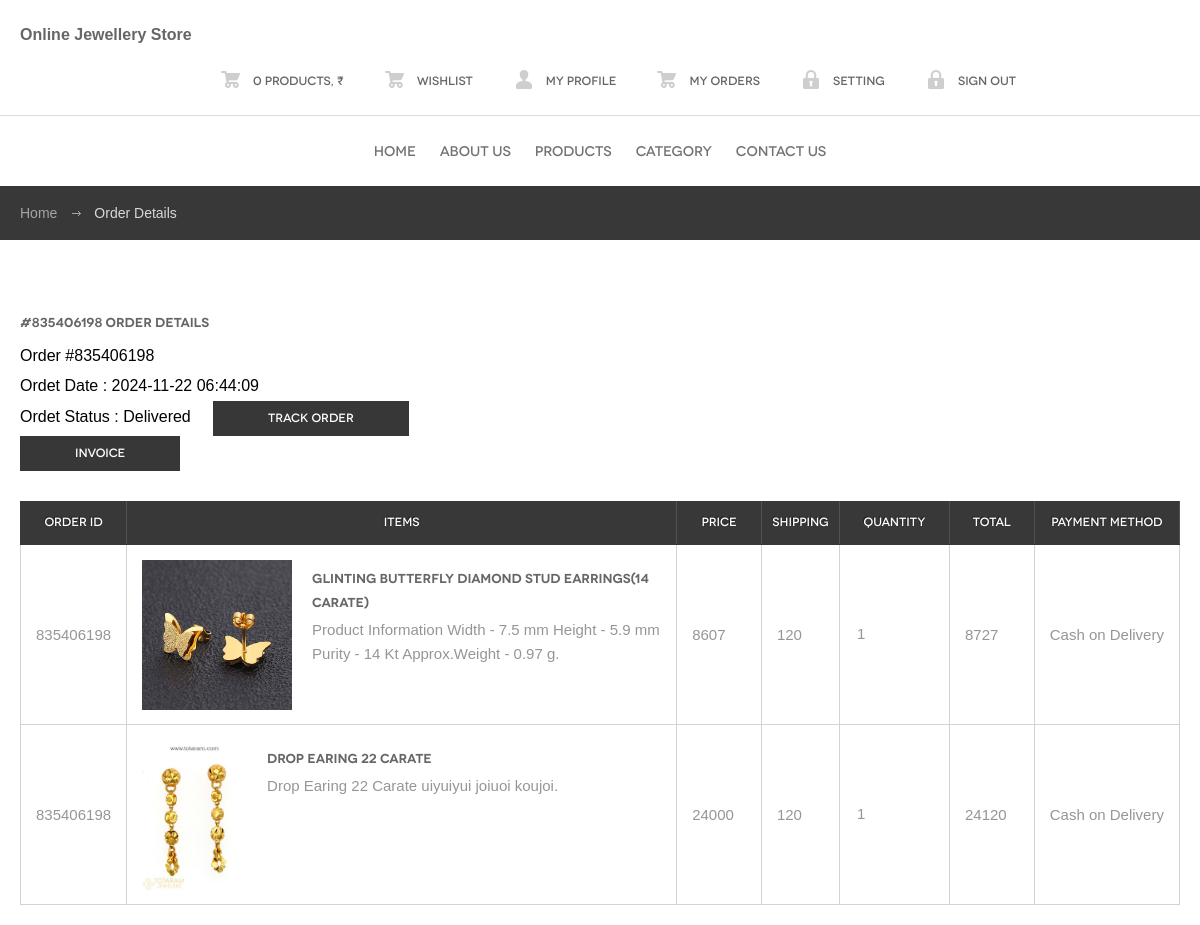
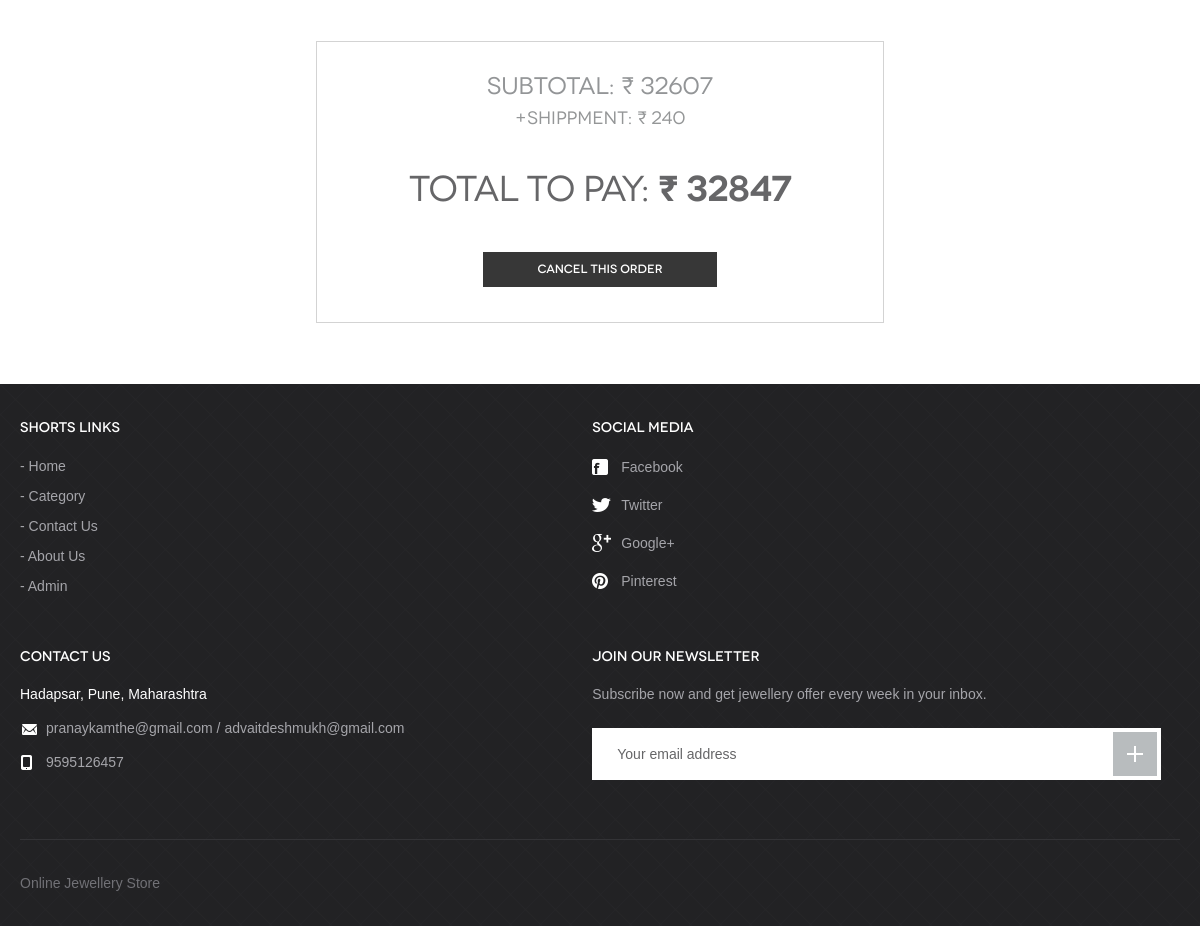
The page /SJOS/order-detail.php?orderid=835406198 (signed in) on the database its author committed (2 pictures, top to bottom).
### tables this page shows
CREATE TABLE `tblorderaddresses` (
  `ID` int(10) NOT NULL,
  `UserId` int(5) DEFAULT NULL,
  `Ordernumber` int(10) DEFAULT NULL,
  `Flatnobuldngno` varchar(200) DEFAULT NULL,
  `StreetName` varchar(200) DEFAULT NULL,
  `Area` varchar(200) DEFAULT NULL,
  `Landmark` varchar(200) DEFAULT NULL,
  `City` varchar(200) DEFAULT NULL,
  `Zipcode` int(10) DEFAULT NULL,
  `Phone` bigint(11) DEFAULT NULL,
  `Email` varchar(200) DEFAULT NULL,
  `PaymentMethod` varchar(200) DEFAULT NULL,
  `OrderTime` timestamp NULL DEFAULT current_timestamp() ON UPDATE current_timestamp(),
  `Status` varchar(200) DEFAULT NULL,
  `Remark` varchar(200) DEFAULT NULL,
  `UpdationDate` timestamp NOT NULL DEFAULT current_timestamp() ON UPDATE current_timestamp()
);

CREATE TABLE `orders` (
  `id` int(11) NOT NULL,
  `UserId` int(11) DEFAULT NULL,
  `PId` varchar(255) DEFAULT NULL,
  `IsOrderPlaced` int(5) DEFAULT NULL,
  `OrderNumber` int(5) DEFAULT NULL,
  `PaymentMethod` varchar(200) DEFAULT NULL,
  `orderDate` timestamp NOT NULL DEFAULT current_timestamp()
);

CREATE TABLE `products` (
  `id` int(11) NOT NULL,
  `category` int(11) NOT NULL,
  `subCategory` int(11) DEFAULT NULL,
  `type` varchar(100) DEFAULT NULL,
  `productName` varchar(255) DEFAULT NULL,
  `productweight` varchar(255) DEFAULT NULL,
  `productPrice` int(11) DEFAULT NULL,
  `gender` varchar(100) DEFAULT NULL,
  `productDescription` longtext DEFAULT NULL,
  `productImage1` varchar(255) DEFAULT NULL,
  `productImage2` varchar(255) DEFAULT NULL,
  `productImage3` varchar(255) DEFAULT NULL,
  `shippingCharge` int(11) DEFAULT NULL,
  `productAvailability` varchar(255) DEFAULT NULL,
  `postingDate` timestamp NULL DEFAULT current_timestamp(),
  `updationDate` timestamp NULL DEFAULT NULL ON UPDATE current_timestamp(),
  `addedBy` int(11) DEFAULT NULL,
  `lastUpdatedBy` int(2) DEFAULT NULL
);

CREATE TABLE `tblpage` (
  `ID` int(10) NOT NULL,
  `PageType` varchar(200) DEFAULT NULL,
  `PageTitle` mediumtext DEFAULT NULL,
  `PageDescription` mediumtext DEFAULT NULL,
  `Email` varchar(200) DEFAULT NULL,
  `MobileNumber` bigint(10) DEFAULT NULL,
  `UpdationDate` date DEFAULT NULL,
  `Timing` varchar(200) NOT NULL
);

### SJOS/order-detail.php (the view, shortened to what this page needs)
<?php
include_once('includes/config.php');
if (strlen($_SESSION['jsmsuid']==0)) {
  header('location:logout.php');
  } else{
    ?>
<!DOCTYPE html>
 <html lang="en">
<head>
	<link rel="stylesheet" media="all" href="css/style.css">
</head>
<body>
	<?php include_once('includes/header.php');?>
	<div id="breadcrumbs">
		<div class="container">
			<ul>
				<li><a href="Index.php">Home</a></li>
				<li>Order Details</li>
			</ul>
		</div>
	</div>
	<div id="body">
		<div class="container">
			<div id="content" class="full">
				<div class="cart-table">
					<h3>
#<?php echo $oid=$_GET['orderid'];?> Order Details
    </h3>
    <?php
$userid= $_SESSION['jsmsuid'];
$ret=mysqli_query($con,"select OrderTime,Status from tblorderaddresses where UserId='$userid' and Ordernumber='$oid'");
while($result=mysqli_fetch_array($ret)) {
?>
<p style="color:#000"><b>Order #</b><?php echo $oid?></p>
<p style="color:#000"><b>Ordet Date : </b><?php echo $od=$result['OrderTime'];?></p>
<p style="color:#000"><b>Ordet Status :</b> <?php if($result['Status']==""){
    echo "Not Accpet Yet";
} else {
echo $result['Status'];
}?> &nbsp;&nbsp;&nbsp;
<a href="javascript:void(0);" onClick="popUpWindow('track-order.php?oid=<?php echo $oid;?>');" title="Track order" style="color:white" class="btn-grey"> Track order
</a></p>
<?php } ?>
<p>
 <a href="javascript:void(0);" onClick="popUpWindow('invoice.php?oid=<?php echo $oid;?>&&odate=<?php echo $od;?>');" title="Order Invoice" style="color:white" class="btn-grey">  Invoice</a></p>
 <br>
					<table>
						<tr>
							<th>Order ID</th>
							<th class="items">Items</th>
							<th class="price">Price</th>
							<th class="total">Shipping</th>
							<th class="qnt">Quantity</th>
							<th class="total">Total</th>
							<th>Payment Method</th>
						</tr>
						<?php
$userid= $_SESSION['jsmsuid'];
$query=mysqli_query($con,"select products.id,products.productName,products.shippingCharge,products.productDescription,products.productPrice,products.productImage1,orders.id,orders.UserId,orders.PId,orders.IsOrderPlaced,orders.OrderNumber,orders.PaymentMethod from orders join products on products.id=orders.PId where orders.UserId='$userid' and orders.OrderNumber=$oid");
$num=mysqli_num_rows($query);
if($num>0){
while ($row=mysqli_fetch_array($query)) {
?>
						<tr>
							<td><?php echo $row['OrderNumber'];?></td>
							<td class="items">
								<div class="image">
									<img src="admin/productimages/<?php echo $row['productImage1'];?>" height="150" alt="">
								</div>
								<h3><a href="#"><?php  echo $row['productName'];?></a></h3>
								<p><?php  echo $row['productDescription'];?>.</p>
							</td>
							<td class="price"><?php  echo $price=$row['productPrice'];?></td>
							<?php
$totprice+=$price;
$cnt=$cnt+1;
 ?>
							<td class="price"><?php  echo $shipping=$row['shippingCharge'];?></td>
							<?php
$shippingtotal+=$shipping;
$cnt=$cnt+1;
 ?>
							<td class="qnt">1</td>
							<td class="total"><?php  echo $total=$price+$shipping;?></td>
							<?php
$grandtotal+=$total;
$cnt=$cnt+1;
 ?>
							<td class="price"><?php  echo $row['PaymentMethod'];?></td>
						</tr><?php $cnt++; } }?>
					</table>
				</div>
				<div class="total-count">
					<h4>Subtotal: ₹ <?php  echo $totprice;?></h4>
					<p>+shippment: ₹ <?php  echo $shippingtotal;?></p>
					<h3>Total to pay: <strong>₹ <?php echo $grandtotal;?></strong></h3>
					<a href="javascript:void(0);" onClick="popUpWindow('cancelorder.php?oid=<?php echo $oid;?>');" title="Cancel this order" style="color:white" class="btn-grey">Cancel this order </a>
				</div>
			</div>
		</div>
	</div>
	<?php include_once('includes/footer.php');?>
</body>
</html><?php } ?>

### SJOS/includes/footer.php (shortened to what this page needs)
<footer id="footer">
              <div class="container">
                     <div class="cols">
                            <div class="col">
                                   <h3>Shorts Links</h3>
                                   <ul>
                                          <li><a href="index.php">Home </a></li>
                                          <li><a href="category.php">Category</a></li>
                                          <li><a href="contact.php">Contact Us</a></li>
                                          <li><a href="about.php">About Us</a></li>
                                          <li><a href="admin/index.php">Admin </a></li>
                                   </ul>
                            </div>
                            <div class="col media">
                                   <h3>Social media</h3>
                                   <ul class="social">
                                          <li><a href="#"><span class="ico ico-fb"></span>Facebook</a></li>
                                          <li><a href="#"><span class="ico ico-tw"></span>Twitter</a></li>
                                          <li><a href="#"><span class="ico ico-gp"></span>Google+</a></li>
                                          <li><a href="#"><span class="ico ico-pi"></span>Pinterest</a></li>
                                   </ul>
                            </div>
                            <div class="col contact">
                                   <?php
$ret=mysqli_query($con,"select * from tblpage where PageType='contactus' ");
while ($row=mysqli_fetch_array($ret)) {
?>
                                   <h3><?php  echo $row['PageTitle'];?></h3>
                                   <p style="color: white"><?php  echo $row['PageDescription'];?></p>
                                   <p><span class="ico ico-em"></span><?php  echo $row['Email'];?></p>
                                   <p><span class="ico ico-ph"></span><?php  echo $row['MobileNumber'];?></p><?php } ?>
                            </div>
                            <div class="col newsletter">
                                   <h3>Join our newsletter</h3>
                                   <p>Subscribe now and get jewellery offer every week in your inbox.</p>
                                   <form action="#" method="post">
                                         <input type="email" name="email" placeholder="Your email address">
                                          <button type="submit" name="sub"></button>
                                   </form>
                            </div>
                     </div>
                     <p class="copy">Online Jewellery Store</p>
              </div>
       </footer>

### rows shown on the page
tblorderaddresses: OrderTime "2024-11-22 06:44:09", Status "Delivered"
orders: OrderNumber "835406198", products.productImage1 (picture), products.productName "Glinting Butterfly Diamond Stud Earrings(14 Carate)", products.productDescription "Product Information Width - 7.5 mm Height - 5.9 mm Purity - 14 Kt Approx.Weight - 0.97 g", products.productPrice "8607", products.shippingCharge "120", products.productPrice+shippingCharge "8727", PaymentMethod "Cash on Delivery"
orders: OrderNumber "835406198", products.productImage1 (picture), products.productName "Drop Earing 22 Carate", products.productDescription "Drop Earing 22 Carate uiyuiyui joiuoi koujoi", products.productPrice "24000", products.shippingCharge "120", products.productPrice+shippingCharge "24120", PaymentMethod "Cash on Delivery"
tblpage: PageTitle "CONTACT US", PageDescription "Hadapsar, Pune, Maharashtra", Email "pranaykamthe@gmail.com / advaitdeshmukh@gmail.com", MobileNumber "9595126457"

### other values the page prints
$resultss['totalp'] "0"
$oid=$_GET['orderid'] "835406198"
$totprice "32607"
$shippingtotal "240"
$grandtotal "32847"
